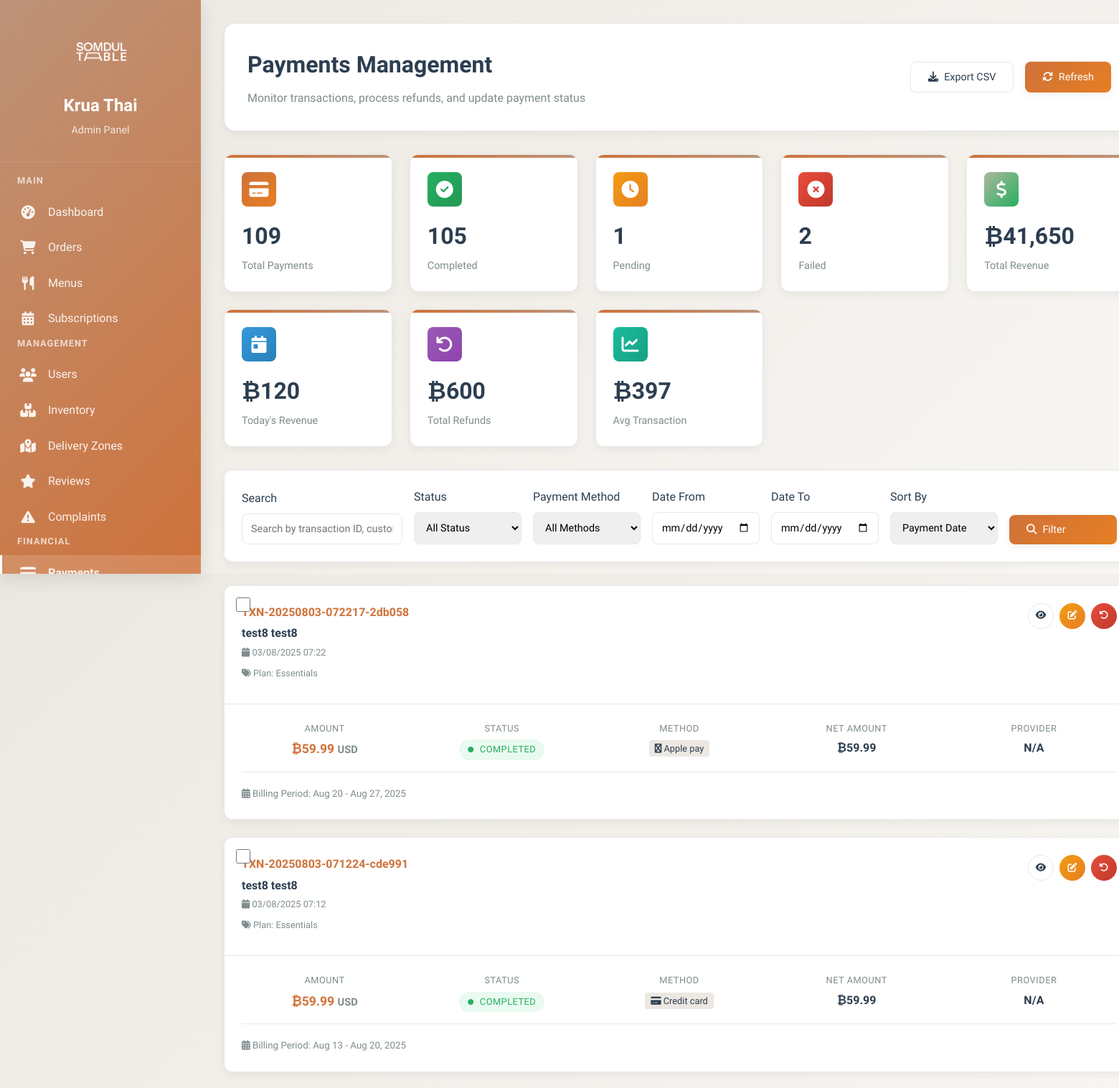
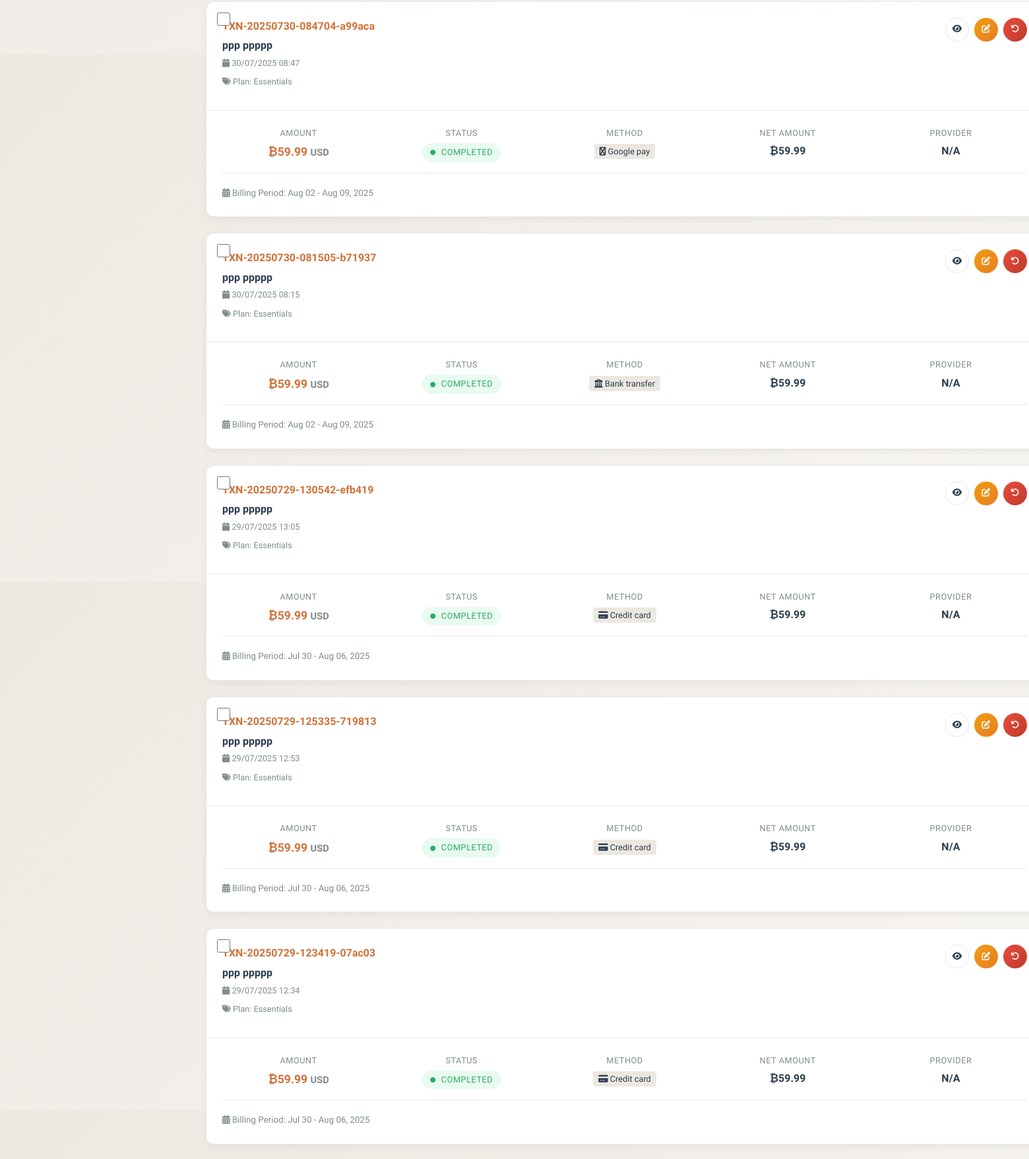
/KruaThai/admin/payments.php (signed in, upper part), run on the app's committed database (2 pictures, top to bottom).
### tables this page shows
CREATE TABLE `payments` (
  `id` char(36) NOT NULL,
  `subscription_id` char(36) NOT NULL,
  `user_id` char(36) NOT NULL,
  `payment_method` enum('apple_pay','google_pay','paypal','credit_card','bank_transfer') NOT NULL,
  `payment_provider` varchar(50) DEFAULT NULL,
  `transaction_id` varchar(100) DEFAULT NULL,
  `external_payment_id` varchar(100) DEFAULT NULL,
  `amount` decimal(8,2) NOT NULL,
  `currency` varchar(3) DEFAULT 'THB',
  `fee_amount` decimal(8,2) DEFAULT '0.00',
  `net_amount` decimal(8,2) NOT NULL,
  `status` enum('pending','completed','failed','refunded','partial_refund') DEFAULT 'pending',
  `payment_date` timestamp NULL DEFAULT NULL,
  `billing_period_start` date DEFAULT NULL,
  `billing_period_end` date DEFAULT NULL,
  `description` text,
  `failure_reason` text,
  `refund_amount` decimal(8,2) DEFAULT '0.00',
  `refund_reason` text,
  `refunded_at` timestamp NULL DEFAULT NULL,
  `created_at` timestamp NOT NULL DEFAULT CURRENT_TIMESTAMP,
  `updated_at` timestamp NOT NULL DEFAULT CURRENT_TIMESTAMP ON UPDATE CURRENT_TIMESTAMP
);

CREATE TABLE `subscription_plans` (
  `id` char(36) NOT NULL,
  `name` varchar(100) NOT NULL,
  `name_thai` varchar(100) DEFAULT NULL,
  `description` text,
  `plan_type` enum('weekly','monthly','custom') NOT NULL,
  `meals_per_week` int(11) NOT NULL,
  `weeks_duration` int(11) DEFAULT '4',
  `base_price` decimal(8,2) NOT NULL,
  `discount_percentage` decimal(5,2) DEFAULT '0.00',
  `final_price` decimal(8,2) NOT NULL,
  `features` longtext,
  `max_skips_per_week` int(11) DEFAULT '2',
  `advance_ordering_days` int(11) DEFAULT '7',
  `is_active` tinyint(1) DEFAULT '1',
  `is_popular` tinyint(1) DEFAULT '0',
  `sort_order` int(11) DEFAULT '0',
  `created_at` timestamp NOT NULL DEFAULT CURRENT_TIMESTAMP,
  `updated_at` timestamp NOT NULL DEFAULT CURRENT_TIMESTAMP ON UPDATE CURRENT_TIMESTAMP
);

### KruaThai/admin/payments.php (the view, shortened to what the rows shown need)
<?php
require_once '../config/database.php';
try {
    $pdo->exec("
        CREATE TABLE IF NOT EXISTS payment_status_log (
            id CHAR(36) PRIMARY KEY,
            payment_id CHAR(36) NOT NULL,
            old_status VARCHAR(50),
            new_status VARCHAR(50),
            changed_by CHAR(36),
            notes TEXT,
            created_at TIMESTAMP DEFAULT CURRENT_TIMESTAMP,
            INDEX idx_payment_id (payment_id),
            INDEX idx_created_at (created_at)
        )
    ");
} catch (Exception $e) {
    error_log("Payment status log table creation: " . $e->getMessage());
}
try {
    $sortBy = $_GET['sort'] ?? 'payment_date';
    $whereConditions = ['1=1'];
    $params = [];
    $whereClause = implode(' AND ', $whereConditions);
    $stmt = $pdo->prepare("
        SELECT p.*,
               CONCAT(u.first_name, ' ', u.last_name) as customer_name,
               u.email as customer_email,
               sp.name as plan_name
        FROM payments p
        JOIN users u ON p.user_id = u.id
        LEFT JOIN subscriptions s ON p.subscription_id = s.id
        LEFT JOIN subscription_plans sp ON s.plan_id = sp.id
        WHERE $whereClause
        ORDER BY p.$sortBy DESC
        LIMIT 50
    ");
    $stmt->execute($params);
    $payments = $stmt->fetchAll(PDO::FETCH_ASSOC);
} catch (Exception $e) {
    $payments = [];
    $stats = [
        'total_payments' => 0, 'completed_payments' => 0, 'pending_payments' => 0,
        'failed_payments' => 0, 'refunded_payments' => 0, 'total_revenue' => 0,
        'today_revenue' => 0, 'month_revenue' => 0, 'total_refunds' => 0, 'avg_transaction_value' => 0
    ];
    $paymentMethods = [];
    error_log("Payments error: " . $e->getMessage());
}
?>
<!DOCTYPE html>
<html lang="th">
<head>
    <link href="https://cdnjs.cloudflare.com/ajax/libs/font-awesome/6.4.0/css/all.min.css" rel="stylesheet">
</head>
<body>
    <div class="admin-layout">
        <div class="main-content">
            <div class="page-header">
                <div class="header-content">
                    <div>
                        <h1 class="page-title">Payments Management</h1>
                    </div>
                </div>
            </div>
            <div class="payments-grid">
                <?php if (empty($payments)): ?>
                    <div class="text-center" style="padding: 3rem; color: var(--text-gray);">
                        <i class="fas fa-credit-card" style="font-size: 3rem; margin-bottom: 1rem; opacity: 0.3;"></i>
                        <h3>No Payments Found</h3>
                        <p>No payments match your current filters.</p>
                    </div>
                <?php else: ?>
                    <?php foreach ($payments as $payment): ?>
                        <div class="payment-card" data-payment-id="<?php echo $payment['id']; ?>">
                            <input type="checkbox" class="payment-checkbox" onchange="togglePaymentSelection(this)">
                            <div class="payment-header">
                                <div class="payment-meta">
                                    <div class="payment-id">
                                        <?php echo htmlspecialchars($payment['transaction_id'] ?: 'TXN-' . substr($payment['id'], 0, 8)); ?>
                                    </div>
                                    <div class="payment-customer"><?php echo htmlspecialchars($payment['customer_name']); ?></div>
                                    <div class="payment-date">
                                        <i class="fas fa-calendar"></i>
                                        <?php echo $payment['payment_date'] ? date('d/m/Y H:i', strtotime($payment['payment_date'])) : 'Not processed'; ?>
                                    </div>
                                    <?php if ($payment['plan_name']): ?>
                                        <div class="payment-date">
                                            <i class="fas fa-tags"></i>
                                            Plan: <?php echo htmlspecialchars($payment['plan_name']); ?>
                                        </div>
                                    <?php endif; ?>
                                </div>
                                <div class="payment-actions">
                                    <button type="button" class="btn btn-sm btn-secondary btn-icon"
                                            onclick="viewPayment('<?php echo $payment['id']; ?>')"
                                            title="View Details">
                                        <i class="fas fa-eye"></i>
                                    </button>
                                    <button type="button" class="btn btn-sm btn-warning btn-icon"
                                            onclick="updateStatus('<?php echo $payment['id']; ?>')"
                                            title="Update Status">
                                        <i class="fas fa-edit"></i>
                                    </button>
                                    <?php if ($payment['status'] === 'completed' && $payment['refund_amount'] == 0): ?>
                                        <button type="button" class="btn btn-sm btn-danger btn-icon"
                                                onclick="processRefund('<?php echo $payment['id']; ?>')"
                                                title="Process Refund">
                                            <i class="fas fa-undo"></i>
                                        </button>
                                    <?php endif; ?>
                                </div>
                            </div>
                            <div class="payment-body">
                                <div class="payment-details">
                                    <div class="payment-detail">
                                        <div class="payment-detail-label">Amount</div>
                                        <div class="payment-detail-value" style="color: var(--curry); font-size: 1.1rem;">
                                            ₿<?php echo number_format($payment['amount'], 2); ?>
                                            <small style="color: var(--text-gray);"><?php echo $payment['currency']; ?></small>
                                        </div>
                                    </div>
                                    <div class="payment-detail">
                                        <div class="payment-detail-label">Status</div>
                                        <div class="payment-detail-value">
                                            <span class="status-badge status-<?php echo $payment['status']; ?>">
                                                <i class="fas fa-circle" style="font-size: 0.5rem;"></i>
                                                <?php echo ucfirst(str_replace('_', ' ', $payment['status'])); ?>
                                            </span>
                                        </div>
                                    </div>
                                    <div class="payment-detail">
                                        <div class="payment-detail-label">Method</div>
                                        <div class="payment-detail-value">
                                            <span class="method-badge">
                                                <i class="fas fa-<?php
                                                    switch($payment['payment_method']) {
                                                        case 'apple_pay': echo 'apple'; break;
                                                        case 'google_pay': echo 'google'; break;
                                                        case 'paypal': echo 'paypal'; break;
                                                        case 'credit_card': echo 'credit-card'; break;
                                                        case 'bank_transfer': echo 'university'; break;
                                                    }
                                                ?>"></i>
                                                <?php echo ucfirst(str_replace('_', ' ', $payment['payment_method'])); ?>
                                            </span>
                                        </div>
                                    </div>
                                    <div class="payment-detail">
                                        <div class="payment-detail-label">Net Amount</div>
                                        <div class="payment-detail-value">
                                            ₿<?php echo number_format($payment['net_amount'], 2); ?>
                                        </div>
                                    </div>
                                    <div class="payment-detail">
                                        <div class="payment-detail-label">Provider</div>
                                        <div class="payment-detail-value">
                                            <?php echo htmlspecialchars($payment['payment_provider'] ?: 'N/A'); ?>
                                        </div>
                                    </div>
                                </div>
                                <?php if ($payment['billing_period_start'] && $payment['billing_period_end']): ?>
                                    <div style="margin-top: 1rem; padding-top: 1rem; border-top: 1px solid var(--border-light);">
                                        <small style="color: var(--text-gray);">
                                            <i class="fas fa-calendar-alt"></i>
                                            Billing Period: <?php echo date('M d', strtotime($payment['billing_period_start'])); ?> - <?php echo date('M d, Y', strtotime($payment['billing_period_end'])); ?>
                                        </small>
                                    </div>
                                <?php endif; ?>
                            </div>
                        </div>
                    <?php endforeach; ?>
                <?php endif; ?>
            </div>
        </div>
    </div>
</body>
</html>

### data on the page
payments: transaction "TXN-20250803-072217-2db058", customer_name "test8 test8", payment_date "03/08/2025 07:22", subscription_plans.name "Essentials", amount "59.99", currency "USD", status "COMPLETED", payment_method "Apple pay", net_amount "59.99", payment_provider "N/A", billing_period_start "Aug 20", billing_period_end "Aug 27, 2025"
payments: transaction "TXN-20250803-071224-cde991", customer_name "test8 test8", payment_date "03/08/2025 07:12", subscription_plans.name "Essentials", amount "59.99", currency "USD", status "COMPLETED", payment_method "Credit card", net_amount "59.99", payment_provider "N/A", billing_period_start "Aug 13", billing_period_end "Aug 20, 2025"
payments: transaction "TXN-20250730-084704-a99aca", customer_name "ppp ppppp", payment_date "30/07/2025 08:47", subscription_plans.name "Essentials", amount "59.99", currency "USD", status "COMPLETED", payment_method "Google pay", net_amount "59.99", payment_provider "N/A", billing_period_start "Aug 02", billing_period_end "Aug 09, 2025"
payments: transaction "TXN-20250730-081505-b71937", customer_name "ppp ppppp", payment_date "30/07/2025 08:15", subscription_plans.name "Essentials", amount "59.99", currency "USD", status "COMPLETED", payment_method "Bank transfer", net_amount "59.99", payment_provider "N/A", billing_period_start "Aug 02", billing_period_end "Aug 09, 2025"
payments: transaction "TXN-20250729-130542-efb419", customer_name "ppp ppppp", payment_date "29/07/2025 13:05", subscription_plans.name "Essentials", amount "59.99", currency "USD", status "COMPLETED", payment_method "Credit card", net_amount "59.99", payment_provider "N/A", billing_period_start "Jul 30", billing_period_end "Aug 06, 2025"
payments: transaction "TXN-20250729-125335-719813", customer_name "ppp ppppp", payment_date "29/07/2025 12:53", subscription_plans.name "Essentials", amount "59.99", currency "USD", status "COMPLETED", payment_method "Credit card", net_amount "59.99", payment_provider "N/A", billing_period_start "Jul 30", billing_period_end "Aug 06, 2025"
payments: transaction "TXN-20250729-123419-07ac03", customer_name "ppp ppppp", payment_date "29/07/2025 12:34", subscription_plans.name "Essentials", amount "59.99", currency "USD", status "COMPLETED", payment_method "Credit card", net_amount "59.99", payment_provider "N/A", billing_period_start "Jul 30", billing_period_end "Aug 06, 2025"

### other printed values
$stats['total_payments'] "109"
$stats['completed_payments'] "105"
$stats['pending_payments'] "1"
$stats['failed_payments'] "2"
$stats['total_revenue'] "41,650"
$stats['today_revenue'] "120"
$stats['total_refunds'] "600"
$stats['avg_transaction_value'] "397"
